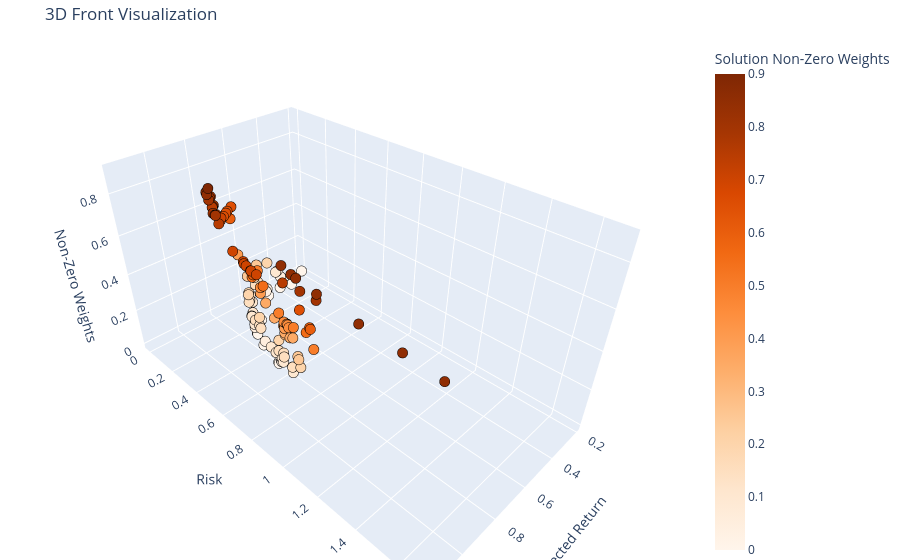

Notebook source saved alongside this figure:
### Code cell
GS.plot_front_real_3D(solutions, color=True)

### Figure 1 — Plotly figure (JSON) as saved in the notebook; plotly's stock layout.template omitted (floating-point values rounded to 4 significant figures; data arrays with more than 128 entries replaced by an {"elided": "..."} marker saying what was removed)
{"data": [{"marker": {"cmax": 0.9, "cmin": 0, "color": {"elided": "150 float values"}, "colorbar": {"title": {"text": "Solution Non-Zero Weights"}}, "colorscale": [[0, "rgb(255,245,235)"], [0.125, "rgb(254,230,206)"], [0.25, "rgb(253,208,162)"], [0.375, "rgb(253,174,107)"], [0.5, "rgb(253,141,60)"], [0.625, "rgb(241,105,19)"], [0.75, "rgb(217,72,1)"], [0.875, "rgb(166,54,3)"], [1, "rgb(127,39,4)"]], "line": {"color": "black", "width": 1}, "size": 6}, "mode": "markers", "name": "Front Solutions", "type": "scatter3d", "x": {"elided": "150 float values"}, "y": {"elided": "150 float values"}, "z": {"elided": "150 float values"}}], "layout": {"margin": {"b": 0, "l": 0, "r": 0, "t": 40}, "scene": {"xaxis": {"title": {"text": "Expected Return"}}, "yaxis": {"title": {"text": "Risk"}}, "zaxis": {"title": {"text": "Non-Zero Weights"}}}, "title": {"text": "3D Front Visualization"}}}
